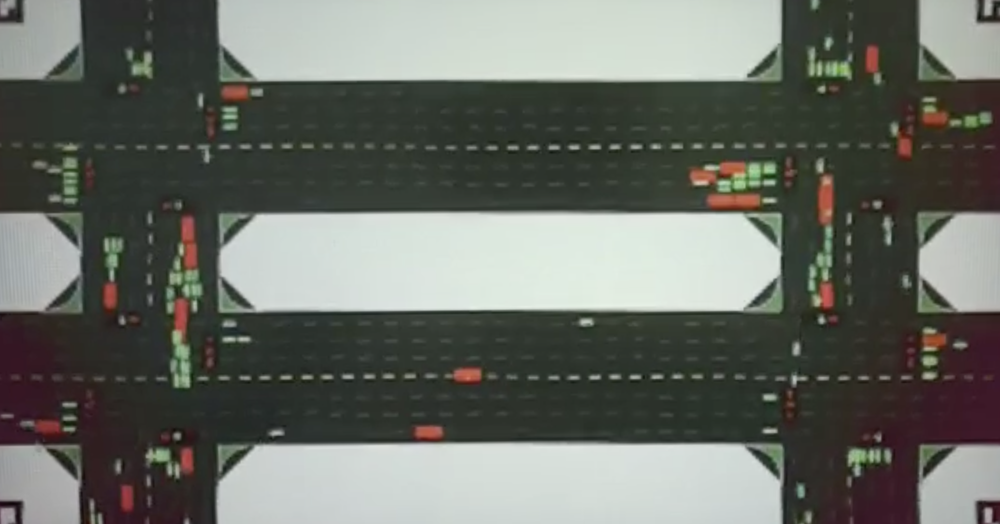
#> input picture sample_img/phase1/phase1_output.png, 1000 x 524 px, shrunk from 1970 x 1032 before the run
$ python phase2_3_color_segmentation.py
#> lines starting #> are read from the running program, lines starting #| are printed output that depends on the picture; after the words box and inside, x2 and y2 are one past the last pixel; in counts of white or black regions, pixels touching at a corner belong together
import cv2
import numpy as np
import os

def main():
    image_path = 'sample_img/phase1/phase1_output.png'

    if not os.path.exists(image_path):
        print(f"Error: Could not find {image_path}")
        return

    # 1. Load the image
    img = cv2.imread(image_path)
#> img is the input picture: shape (524, 1000, 3); mean B, G, R 101, 108, 104.8
    if img is None:
        print(f"Error: Failed to load {image_path}")
        return

    print(f"Successfully loaded {image_path}")

    # 2. Phase 2 (Pre-processing): Apply Gaussian Blur
    # A 5x5 kernel is chosen to subtly blur the image, removing high-frequency noise
    # like moiré patterns from a screen without losing the shape of the vehicles.
    blurred_img = cv2.GaussianBlur(img, (5, 5), 0)

    # 3. Phase 3 (Color Segmentation): Convert from BGR to HSV
    hsv_img = cv2.cvtColor(blurred_img, cv2.COLOR_BGR2HSV)
#> hsv_img: shape (524, 1000, 3); mean H, S, V 61.8, 38.2, 111

    cv2.imwrite('sample_img/phase2-3/hsv_img.png', hsv_img)

    # 4. Define the HSV lower and upper bounds
    # Hue ranges:
    # Red: wraps around 0-10 and 160-180 in OpenCV (which uses 0-179 for Hue)
    # Green: typically around 40-90 in OpenCV
    # Saturation and Value are set to catch most bright/dark variations.

    # Red thresholds
    lower_red1 = np.array([0, 70, 50])
    upper_red1 = np.array([10, 255, 255])
    lower_red2 = np.array([160, 70, 50])
    upper_red2 = np.array([180, 255, 255])

    # Green thresholds
    lower_green = np.array([40, 50, 50])
    upper_green = np.array([90, 255, 255])

    # 5. Create binary masks
    mask_red1 = cv2.inRange(hsv_img, lower_red1, upper_red1)
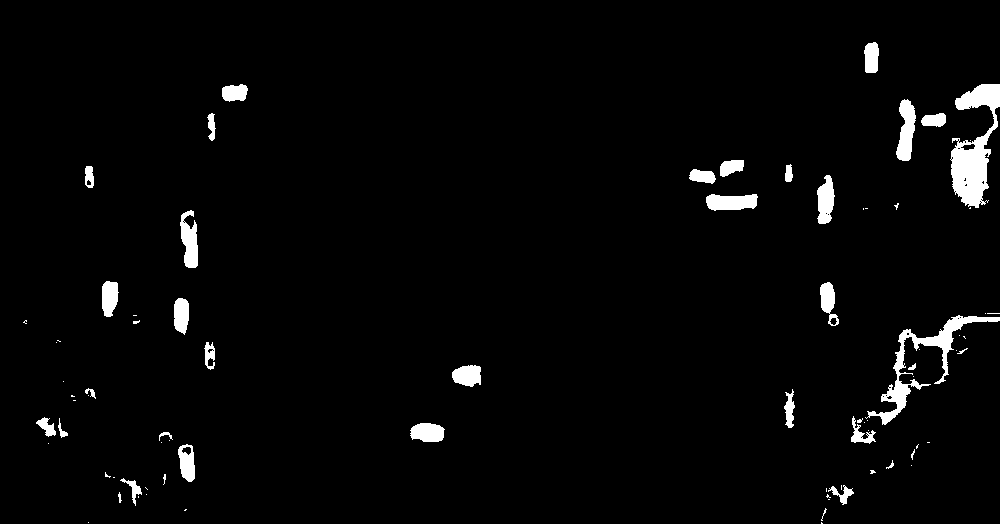
#> mask_red1: shape (524, 1000); 2.8% white; 80 white regions (47 under 20 px), largest, box (x1, y1, x2, y2) and area: (950, 84, 1000, 208) 3056, (865, 315, 1000, 425) 2199, (896, 99, 916, 161) 800
    mask_red2 = cv2.inRange(hsv_img, lower_red2, upper_red2)
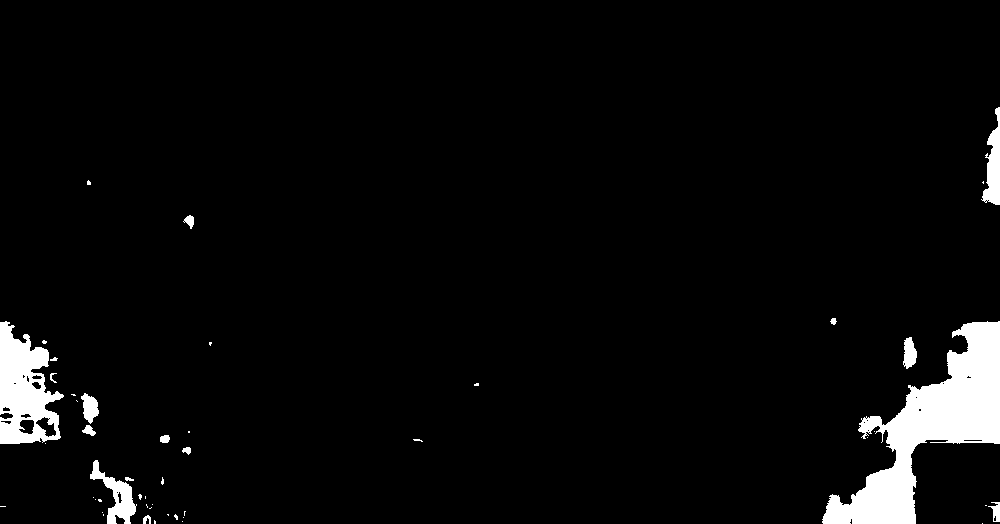
#> mask_red2: shape (524, 1000); 4.1% white; 48 white regions (32 under 20 px), largest, box (x1, y1, x2, y2) and area: (822, 321, 1000, 524) 13286, (0, 321, 64, 444) 4741, (90, 460, 137, 524) 1081
    mask_red_combined = cv2.bitwise_or(mask_red1, mask_red2)
#> mask_red_combined: shape (524, 1000); 6.9% white; 77 white regions (45 under 20 px), largest, box (x1, y1, x2, y2) and area: (821, 315, 1000, 524) 16433, (0, 321, 68, 444) 5004, (950, 84, 1000, 208) 4057

    mask_green = cv2.inRange(hsv_img, lower_green, upper_green)
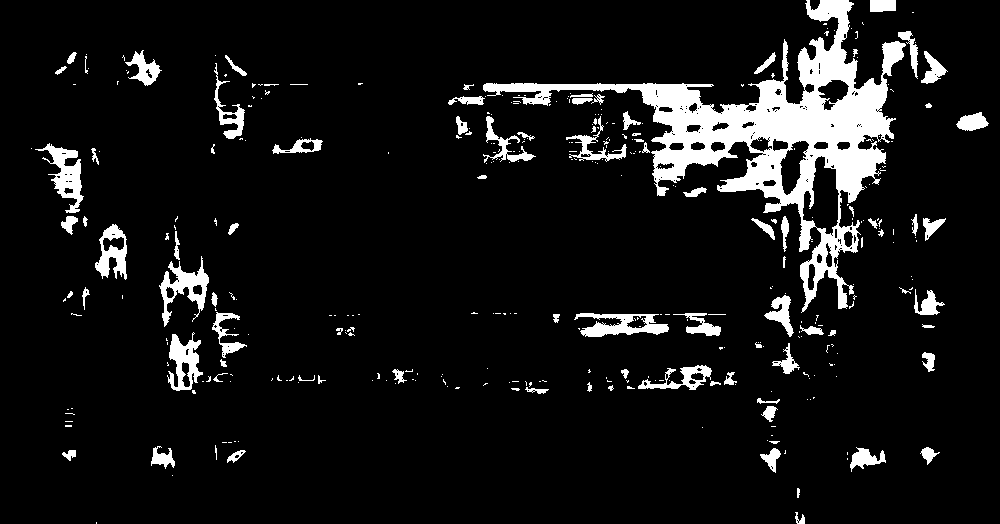
#> mask_green: shape (524, 1000); 8.5% white; 352 white regions (259 under 20 px), largest, box (x1, y1, x2, y2) and area: (483, 0, 906, 313) 25308, (35, 143, 84, 213) 1266, (159, 256, 209, 327) 1245

    # 6. Apply morphological operations
    # MORPH_OPEN removes small noise (false positives) in the background.
    # MORPH_CLOSE fills small holes (false negatives) inside the detected vehicles.
    kernel = np.ones((5, 5), np.uint8)

    # Clean Red Mask
    mask_red_clean = cv2.morphologyEx(mask_red_combined, cv2.MORPH_OPEN, kernel)
#> mask_red_clean: shape (524, 1000); 6.6% white; 32 white regions, largest, box (x1, y1, x2, y2) and area: (822, 316, 1000, 524) 15912, (0, 322, 65, 444) 4681, (951, 84, 1000, 206) 3893
    mask_red_clean = cv2.morphologyEx(mask_red_clean, cv2.MORPH_CLOSE, kernel)
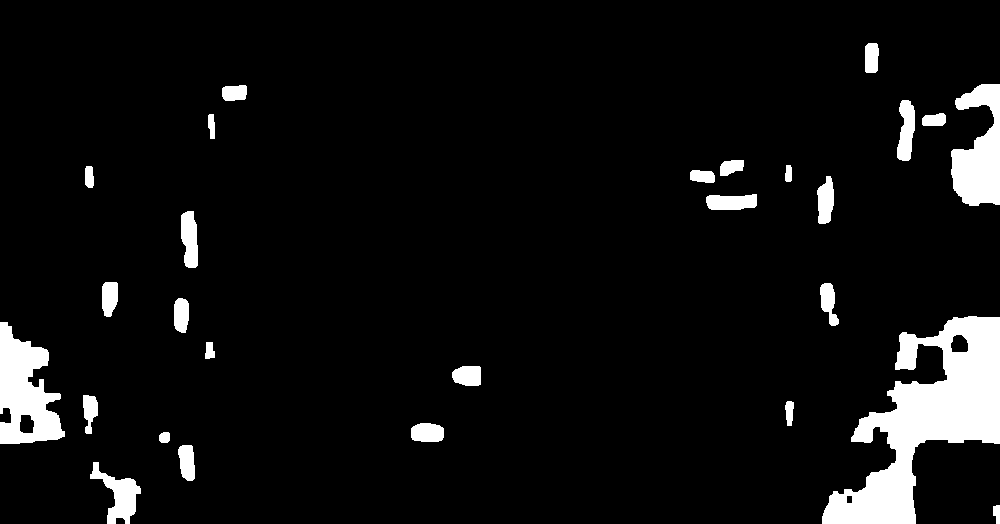
#> mask_red_clean: shape (524, 1000); 6.7% white; 27 white regions, largest, box (x1, y1, x2, y2) and area: (822, 316, 1000, 524) 16004, (0, 322, 65, 444) 4814, (951, 84, 1000, 206) 3949

    # Clean Green Mask
    mask_green_clean = cv2.morphologyEx(mask_green, cv2.MORPH_OPEN, kernel)
#> mask_green_clean: shape (524, 1000); 6.5% white; 90 white regions, largest, box (x1, y1, x2, y2) and area: (629, 0, 890, 212) 19441, (483, 83, 628, 97) 1071, (48, 146, 82, 201) 1004
    mask_green_clean = cv2.morphologyEx(mask_green_clean, cv2.MORPH_CLOSE, kernel)
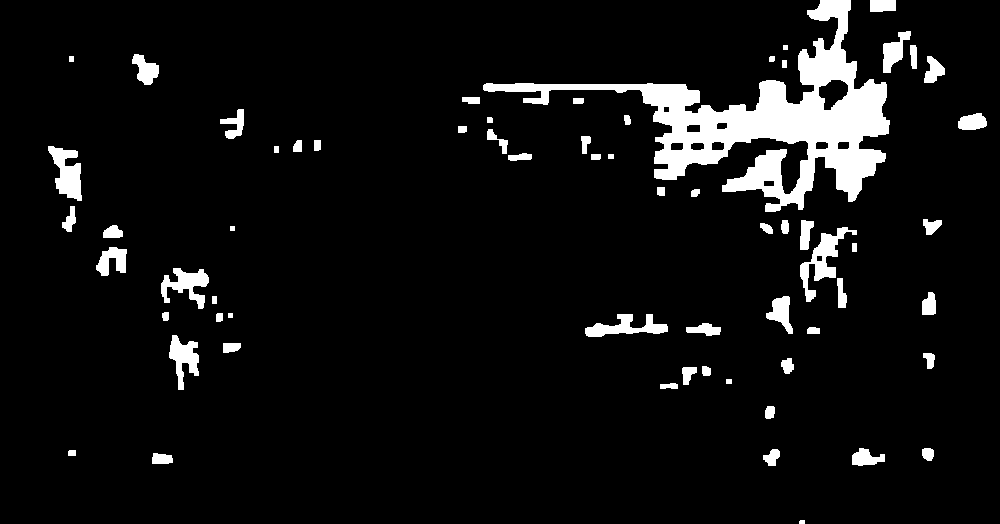
#> mask_green_clean: shape (524, 1000); 6.8% white; 64 white regions, largest, box (x1, y1, x2, y2) and area: (483, 0, 890, 212) 21284, (800, 227, 857, 302) 1252, (48, 146, 82, 201) 1081

    # 7. Save the final cleaned masks
    cv2.imwrite('sample_img/phase2-3/mask_red.png', mask_red_clean)
    cv2.imwrite('sample_img/phase2-3/mask_green.png', mask_green_clean)
    print("Saved mask_red.png and mask_green.png")

    # 8. Create a combined visualization
    # Combine the red and green masks
    combined_mask = cv2.bitwise_or(mask_red_clean, mask_green_clean)
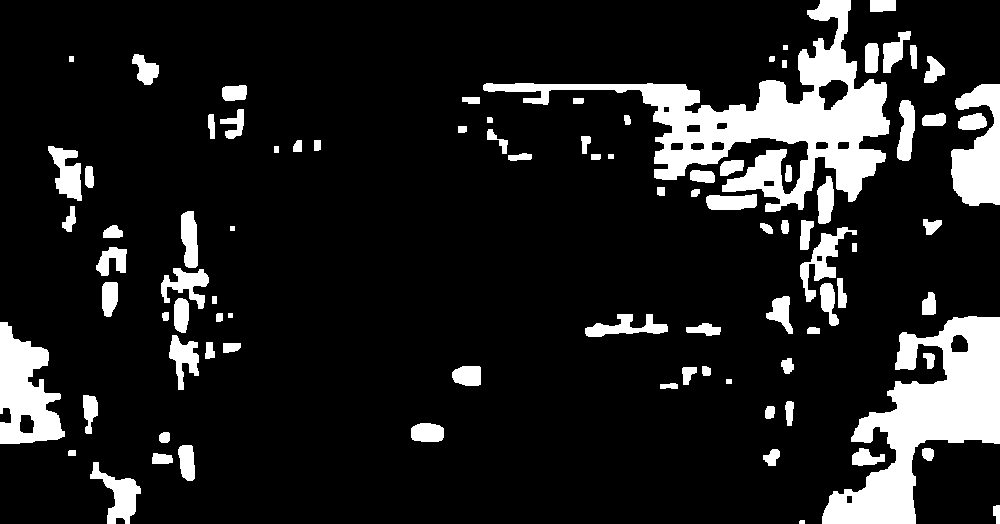
#> combined_mask: shape (524, 1000); 13.4% white; 91 white regions, largest, box (x1, y1, x2, y2) and area: (483, 0, 890, 212) 21284, (822, 316, 1000, 524) 16004, (0, 322, 65, 444) 4814

    # Bitwise AND to keep only the segmented regions in their original colors
    segmented_vehicles = cv2.bitwise_and(img, img, mask=combined_mask)
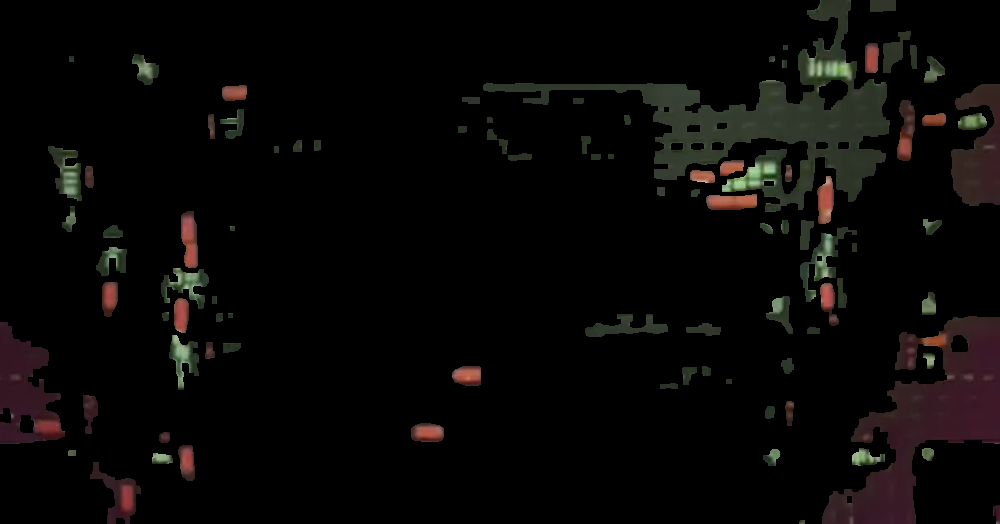
#> segmented_vehicles: shape (524, 1000, 3); mean B, G, R 6.4, 7.5, 8.9

    cv2.imwrite('sample_img/phase2-3/segmented_vehicles.png', segmented_vehicles)
    print("Saved segmented_vehicles.png")

if __name__ == '__main__':
    main()

$ run again, with sample.png copied over sample_img/phase1/phase1_output.png
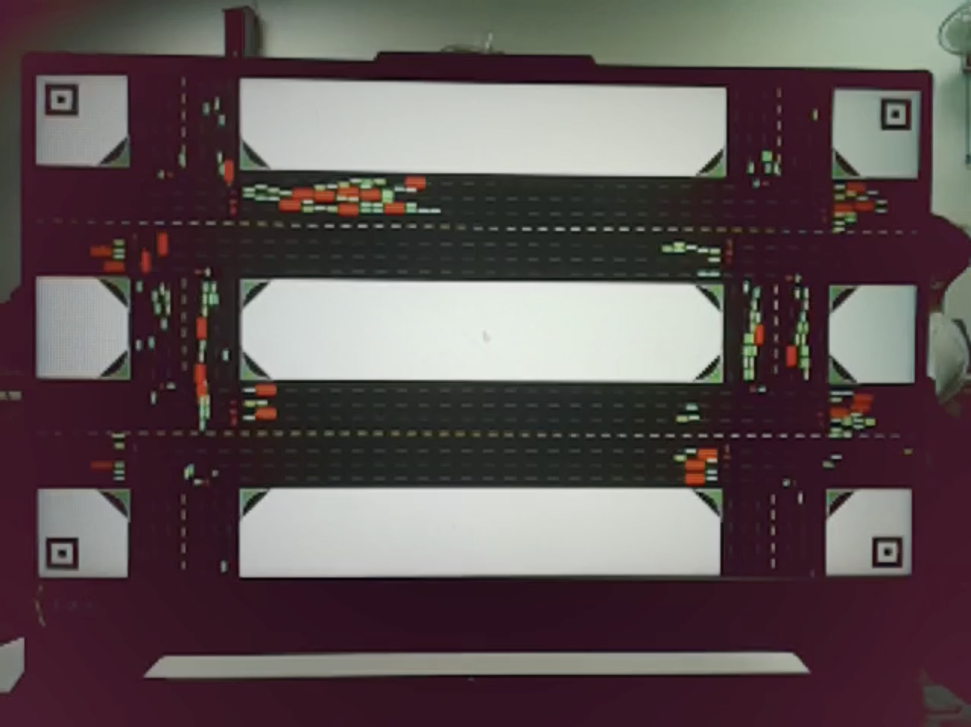
#> input picture sample.png, 971 x 727 px, shrunk from 2516 x 1884 before the run
#> in main, img is the input picture: shape (727, 971, 3); mean B, G, R 84.5, 83.4, 95.3
#> hsv_img: shape (727, 971, 3); mean H, S, V 101.9, 79.5, 98.2
#> in main, `mask_red1 = cv2.inRange(hsv_img, lower_red1, upper_red1)`:
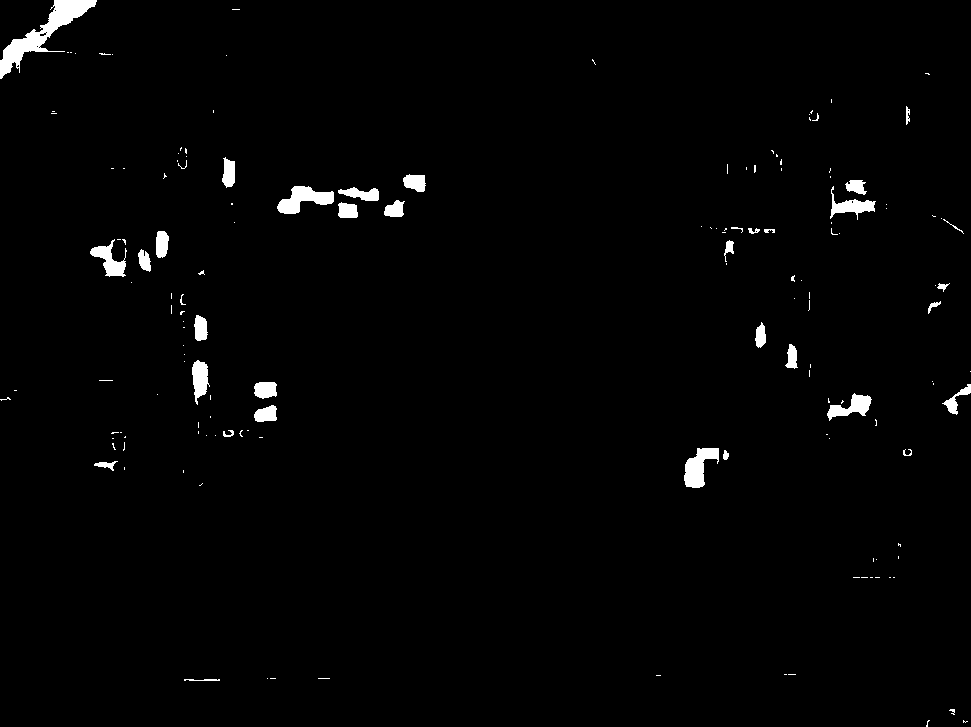
#> mask_red1: shape (727, 971); 1.5% white; 154 white regions (118 under 20 px), largest, box (x1, y1, x2, y2) and area: (0, 0, 97, 79) 1978, (277, 186, 334, 214) 855, (684, 448, 719, 488) 795
#> mask_red2: shape (727, 971); 26.5% white; 284 white regions (161 under 20 px), largest, box (x1, y1, x2, y2) and area: (0, 10, 399, 727) 88896, (535, 61, 971, 727) 87532, (0, 0, 55, 60) 1862
#> mask_red_combined: shape (727, 971); 28% white; 284 white regions (153 under 20 px), largest, box (x1, y1, x2, y2) and area: (0, 0, 399, 727) 94151, (535, 59, 971, 727) 89873, (277, 186, 334, 214) 858
#> mask_green: shape (727, 971); 1.7% white; 198 white regions (130 under 20 px), largest, box (x1, y1, x2, y2) and area: (461, 0, 610, 34) 2306, (951, 70, 971, 151) 650, (580, 23, 624, 58) 638
#> combined_mask: shape (727, 971); 28.1% white; 96 white regions, largest, box (x1, y1, x2, y2) and area: (0, 0, 399, 727) 92998, (542, 71, 971, 727) 88511, (462, 0, 594, 29) 1969
#> in main, `segmented_vehicles = cv2.bitwise_and(img, img, mask=combined_mask)`:
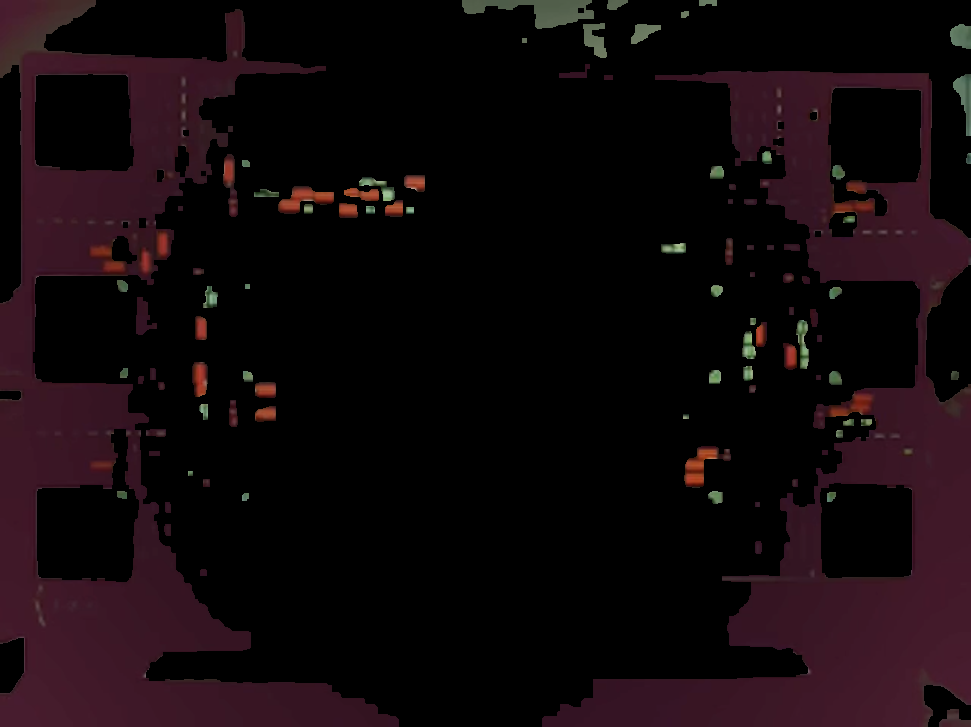
#> segmented_vehicles: shape (727, 971, 3); mean B, G, R 11.1, 8, 17.6
